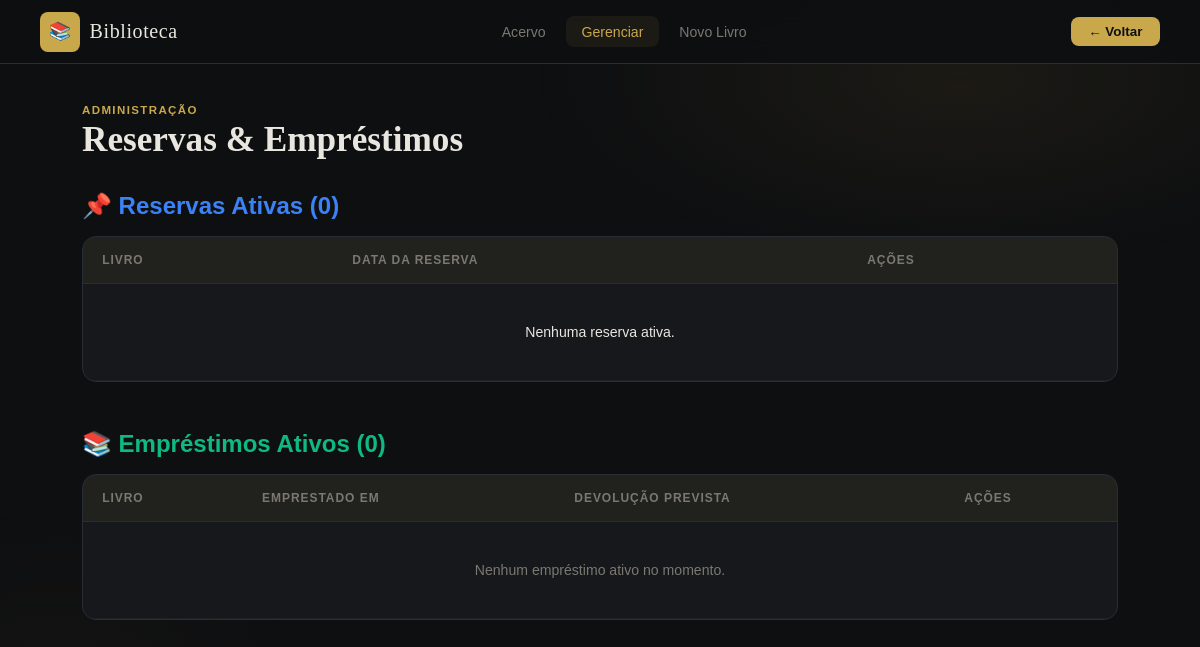
The app's page /gerenciar/, older data.
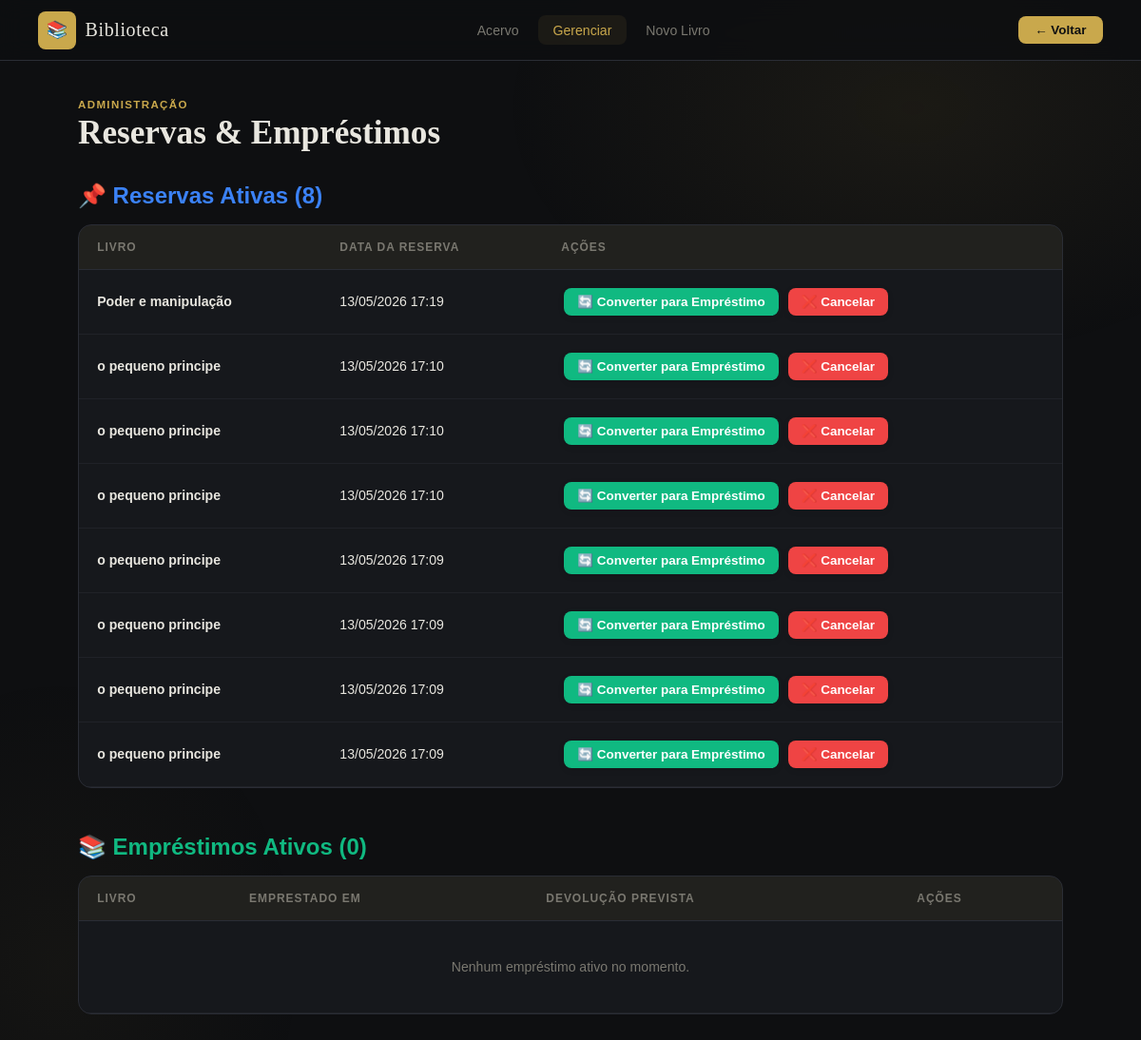
The same page, newer data.
### livros/models.py (models this page shows, shortened)
class Reserva(models.Model):
    livro        = models.ForeignKey(Livro, on_delete=models.CASCADE, related_name='reservas')
    usuario      = models.ForeignKey(Usuario, on_delete=models.CASCADE, related_name='reservas', null=True, blank=True)
    data_reserva = models.DateTimeField(auto_now_add=True)
    ativa        = models.BooleanField(default=True)
    class Meta:
        verbose_name_plural = "Reservas"
        ordering = ['-data_reserva']

class Livro(models.Model):
    GENEROS = [
        ('ficcao',     'Ficção'),
        ('nao_ficcao', 'Não-ficção'),
        ('romance',    'Romance'),
        ('aventura',   'Aventura'),
        ('ciencia',    'Ciência'),
        ('historia',   'História'),
        ('infantil',   'Infantil'),
        ('outros',     'Outros'),
    ]
    titulo     = models.CharField(max_length=200)
    autor      = models.CharField(max_length=200)
    isbn       = models.CharField(max_length=17, blank=True)
    ano        = models.IntegerField(null=True, blank=True)
    genero     = models.CharField(max_length=20, choices=GENEROS, blank=True)
    quantidade = models.IntegerField(default=1)
    sinopse    = models.TextField(blank=True)
    capa       = models.ImageField(upload_to='capas/', blank=True, null=True)
    cadastrado_em = models.DateTimeField(auto_now_add=True)

### livros/views.py (the view)
# urls.py: path('gerenciar/', views.gerenciar, name='gerenciar'),
def gerenciar(request):
    reservas = Reserva.objects.filter(ativa=True).select_related('livro')
    emprestimos = Emprestimo.objects.filter(devolvido=False).select_related('livro')
    context = {
        'reservas': reservas,
        'emprestimos': emprestimos,
    }
    return render(request, 'livros/gerenciar.html', context)

### livros/templates/livros/gerenciar.html (shortened to what this page needs)
<!DOCTYPE html>
<html lang="pt-BR">
<head>
  {% load static %}
  <link rel="stylesheet" href="{% static 'css/style.css' %}"/>
  <link rel="stylesheet" href="{% static 'css/acervo.css' %}"/>
</head>
<body>
  <nav class="navbar">
    <div class="nav-logo">
      <div class="logo-icon">📚</div>
      <span class="logo-text">Biblioteca</span>
    </div>
    <div class="nav-links">
      <a href="{% url 'acervo' %}" class="nav-link">Acervo</a>
      <a href="{% url 'gerenciar' %}" class="nav-link active">Gerenciar</a>
      <a href="{% url 'novo_livro' %}" class="nav-link">Novo Livro</a>
    </div>
    <a href="{% url 'acervo' %}" class="nav-btn">← Voltar</a>
  </nav>
  <main class="main-content">
    <div class="page-header">
      <div>
        <p class="page-label">ADMINISTRAÇÃO</p>
        <h1 class="page-title">Reservas & Empréstimos</h1>
      </div>
    </div>
    <h2 style="margin: 2rem 0 1rem; color: #3b82f6;">📌 Reservas Ativas ({{ reservas.count }})</h2>
    <div class="table-wrap">
      <table class="livros-table">
        <thead>
          <tr>
            <th>Livro</th>
            <th>Data da Reserva</th>
            <th>Ações</th>
          </tr>
        </thead>
        <tbody>
          {% for reserva in reservas %}
          <tr>
            <td><strong>{{ reserva.livro.titulo }}</strong></td>
            <td>{{ reserva.data_reserva|date:"d/m/Y H:i" }}</td>
            <td>
              <a href="{% url 'converter_reserva' reserva.id %}" class="btn-small btn-emprestar">🔄 Converter para Empréstimo</a>
              <a href="{% url 'cancelar_reserva' reserva.id %}" class="btn-small"
                 style="background:#ef4444; color:white;"
                 onclick="return confirm('Tem certeza que deseja cancelar esta reserva?')">❌ Cancelar</a>
            </td>
          </tr>
          {% empty %}
          <tr><td colspan="3" style="text-align:center; padding:2.5rem;">Nenhuma reserva ativa.</td></tr>
          {% endfor %}
        </tbody>
      </table>
    </div>
    <h2 style="margin: 3rem 0 1rem; color: #10b981;">📚 Empréstimos Ativos ({{ emprestimos.count }})</h2>
    <div class="table-wrap">
      <table class="livros-table">
        <thead>
          <tr>
            <th>Livro</th>
            <th>Emprestado em</th>
            <th>Devolução Prevista</th>
            <th>Ações</th>
          </tr>
        </thead>
        <tbody>
          {% for emp in emprestimos %}
          <tr>
            <td><strong>{{ emp.livro.titulo }}</strong></td>
            <td>{{ emp.data_emprestimo|date:"d/m/Y" }}</td>
            <td>{{ emp.data_devolucao_prevista|date:"d/m/Y" }}</td>
            <td>
              <a href="{% url 'devolver_livro' emp.id %}" class="btn-small btn-reservar">✅ Devolver</a>
            </td>
          </tr>
          {% empty %}
          <tr>
            <td colspan="4" style="text-align:center; padding: 2.5rem; color: var(--muted);">
              Nenhum empréstimo ativo no momento.
            </td>
          </tr>
          {% endfor %}
        </tbody>
      </table>
    </div>
  </main>
</body>
</html>

Row changes from the older to the newer data that the page shows:
added Reserva: livro.titulo "Poder e manipulação", data_reserva "13/05/2026 17:19"
added Reserva: livro.titulo "o pequeno principe", data_reserva "13/05/2026 17:10"
added Reserva: livro.titulo "o pequeno principe", data_reserva "13/05/2026 17:10"
added Reserva: livro.titulo "o pequeno principe", data_reserva "13/05/2026 17:10"
added Reserva: livro.titulo "o pequeno principe", data_reserva "13/05/2026 17:09"
added Reserva: livro.titulo "o pequeno principe", data_reserva "13/05/2026 17:09"
added Reserva: livro.titulo "o pequeno principe", data_reserva "13/05/2026 17:09"
added Reserva: livro.titulo "o pequeno principe", data_reserva "13/05/2026 17:09"
Text that changed along with them:
{{ reservas.count }}: "0" → "8"
text no longer shown: "Nenhuma reserva ativa."
